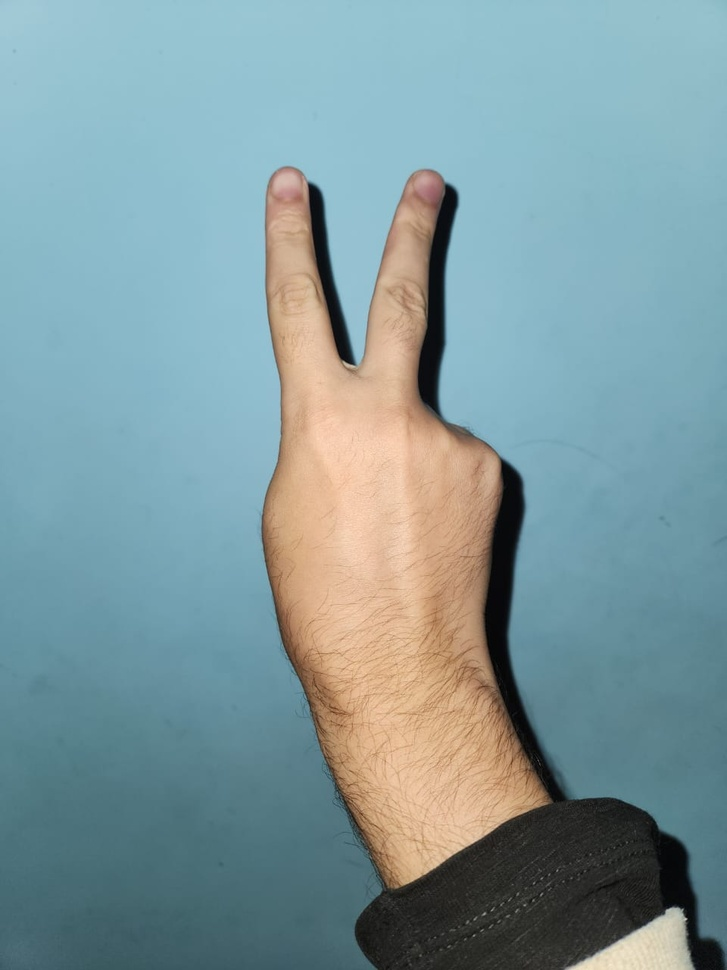
#> input picture gesture-recognition/peace.jpg, 727 x 970 px, shrunk from 960 x 1280 before the run, given in place of the camera
$ python SKExp.py
#> lines starting #> are read from the running program, lines starting #| are printed output that depends on the picture; after the words box and inside, x2 and y2 are one past the last pixel; in counts of white or black regions, pixels touching at a corner belong together
import cv2
import numpy as np
from skimage import measure, morphology, filters
from scipy.spatial import ConvexHull

# Initialize webcam capture
cap = cv2.VideoCapture(0)

# Define region of interest (ROI) for hand detection
x, y, w, h = 100, 100, 200, 200

# Function to detect gesture
def detect_gesture(image):
    # Convert to grayscale for easier processing
    gray = cv2.cvtColor(image, cv2.COLOR_BGR2GRAY)

    # Threshold the image to segment the hand
    thresh = filters.threshold_otsu(gray)
    binary = gray < thresh

    # Remove small objects (noise)
    cleaned = morphology.remove_small_objects(binary, min_size=500)

    # Find contours
    contours = measure.find_contours(cleaned, level=0.5)

    if not contours:
        return "No hand detected", None, None

    largest_contour = max(contours, key=len)
    hull = ConvexHull(largest_contour)

    # Get the hull points
    hull_points = largest_contour[hull.vertices]

    # Find convexity defects (farthest points from the hull)
    defects = []
    for i in range(len(hull_points)):
        start = hull_points[i]
        end = hull_points[(i + 1) % len(hull_points)]
        farthest_idx = np.argmax(np.linalg.norm(largest_contour - (start + end) / 2, axis=1))
        farthest_point = largest_contour[farthest_idx]
        defects.append(farthest_point)

    # Identify fingertips
    fingertips = [point for point in hull_points if is_fingertip(point, defects)]

    # Classify gesture based on fingertip count
    if len(fingertips) == 0:
        return "Fist", largest_contour, hull_points
    elif len(fingertips) == 5:
        return "Open Palm", largest_contour, hull_points
    elif len(fingertips) == 1:
        return classify_single_finger_direction(fingertips[0], largest_contour), largest_contour, hull_points
    elif len(fingertips) == 2:
        return classify_two_finger_gesture(fingertips), largest_contour, hull_points
    elif is_ok_sign(cleaned):
        return "OK Sign", largest_contour, hull_points
    return "Unknown Gesture", largest_contour, hull_points

# Helper functions for gesture analysis
def is_fingertip(point, defects):
    """Check if a point is a fingertip based on distance from defects."""
    for defect in defects:
        if np.linalg.norm(point - defect) < 20:  # Adjust tolerance as needed
            return False
    return True

def classify_single_finger_direction(fingertip, contour):
    """Classify direction of a single finger (up, down, left, right)."""
    y_coords = contour[:, 0]
    x_coords = contour[:, 1]
    if fingertip[0] < np.percentile(y_coords, 10):
        return "Up"
    elif fingertip[0] > np.percentile(y_coords, 90):
        return "Down"
    elif fingertip[1] < np.percentile(x_coords, 10):
        return "Left"
    elif fingertip[1] > np.percentile(x_coords, 90):
        return "Right"

def classify_two_finger_gesture(fingertips):
    """Classify two-finger gestures (peace or devil horns)."""
    x1, y1 = fingertips[0]
    x2, y2 = fingertips[1]
    angle = np.abs(np.arctan2(y2 - y1, x2 - x1) * 180 / np.pi)
    if 30 < angle < 90:
        return "Peace Sign"
    else:
        return "Devil Horns"

def is_ok_sign(binary_image):
    """Detect if the gesture is an OK sign."""
    labeled_image = measure.label(binary_image)
    regions = measure.regionprops(labeled_image)
    for region in regions:
        if region.eccentricity < 0.5 and 100 < region.area < 500:
            return True
    return False

# Start capturing frames from webcam
while True:
    ret, frame = cap.read()
#> frame is the input picture: shape (970, 727, 3); mean B, G, R 158.2, 153.9, 128

    if not ret:
        print("Failed to grab frame")
        break

    # Draw the region of interest rectangle
    cv2.rectangle(frame, (x, y), (x + w, y + h), (0, 255, 0), 2)
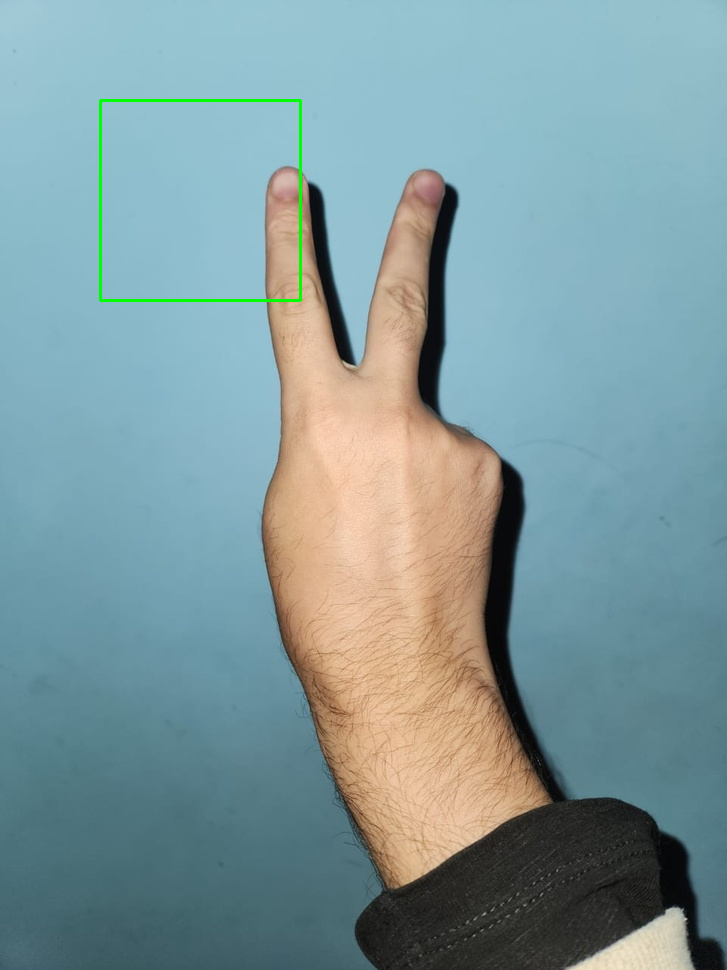
#> frame: shape (970, 727, 3); 0.34% of pixels changed, all inside (x1, y1, x2, y2) = (99, 99, 302, 302)

    # Crop the ROI and detect the gesture
    roi = frame[y:y + h, x:x + w]
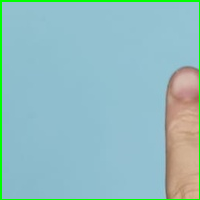
#> roi: shape (200, 200, 3); mean B, G, R 193, 189.7, 145.8
    gesture, contour, hull_points = detect_gesture(roi)
#> in detect_gesture, `gray = cv2.cvtColor(image, cv2.COLOR_BGR2GRAY)`:
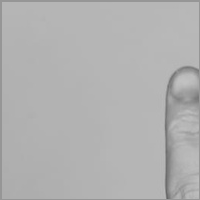
#> gray: shape (200, 200); min 101, max 193, mean 177
#> in detect_gesture, `thresh = filters.threshold_otsu(gray)`: thresh = 163
#> in detect_gesture, `binary = gray < thresh`:
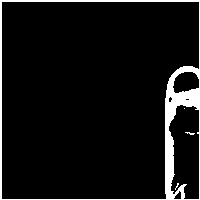
#> binary: shape (200, 200) bool; 7.1% white; 4 white regions (3 under 20 px), largest, box (x1, y1, x2, y2) and area: (0, 0, 200, 200) 2805
#> in detect_gesture, `cleaned = morphology.remove_small_objects(binary, min_size=500)`: cleaned: shape (200, 200) bool; 7% white; 1 white region, box (x1, y1, x2, y2) and area: (0, 0, 200, 200) 2805
#> in detect_gesture, `contours = measure.find_contours(cleaned, level=0.5)`: contours = 6 point arrays, longest 797 points
#> in detect_gesture, `largest_contour = max(contours, key=len)`: largest_contour = 797 pairs, first value 1.5 to 198.5, second value 1.5 to 198.5
#> in detect_gesture, `hull_points = largest_contour[hull.vertices]`: hull_points = [[1.5, 198], [1.5, 2], [2, 1.5], [198, 1.5], [198.5, 2], [198.5, 165], [198, 165.5], [68, 198.5], [2, 198.5]]
#> the loop in detect_gesture, `for i in range(len(hull_points)):` made 9 passes
#> (start, end, farthest_idx, farthest_point) on passes 1 to 9: ([1.5, 198], [1.5, 2], 632, [198.5, 2]), ([1.5, 2], [2, 1.5], 795, [198.5, 165]), ([2, 1.5], [198, 1.5], 237, [2, 198.5]), ([198, 1.5], [198.5, 2], 237, [2, 198.5]), ([198.5, 2], [198.5, 165], 238, [1.5, 198]), ([198.5, 165], [198, 165.5], 434, [1.5, 2]), ([198, 165.5], [68, 198.5], 435, [2, 1.5]), ([68, 198.5], [2, 198.5], 631, [198, 1.5]), ([2, 198.5], [1.5, 198], 631, [198, 1.5])
#> after the loop in detect_gesture, `for i in range(len(hull_points)):`: defects = [[198.5, 2], [198.5, 165], [2, 198.5], [2, 198.5], [1.5, 198], [1.5, 2], [2, 1.5], [198, 1.5], [198, 1.5]]
#> the loop in is_fingertip, `for defect in defects:` made 3 passes
#> the loop in is_fingertip, `for defect in defects:` made 6 passes
#> the loop in is_fingertip, `for defect in defects:` made 1 pass
#> the loop in is_fingertip, `for defect in defects:` made 2 passes
#> in detect_gesture, `fingertips = [point for point in hull_points if is_fingertip(point, de..`: fingertips = [[68, 198.5]]
#> in classify_single_finger_direction, `y_coords = contour[:, 0]`: y_coords = 797 values, max 198.5 at index 632, min 1.5 at index 238, mean 94.66
#> in classify_single_finger_direction, `x_coords = contour[:, 1]`: x_coords = 797 values, max 198.5 at index 171, min 1.5 at index 435, mean 95.51
#> gesture = 'Right'; contour has the same summary as largest_contour in detect_gesture

    # Annotate the frame with the detected gesture
    cv2.putText(frame, f"Gesture: {gesture}", (10, 50), cv2.FONT_HERSHEY_SIMPLEX, 1, (0, 255, 0), 2)
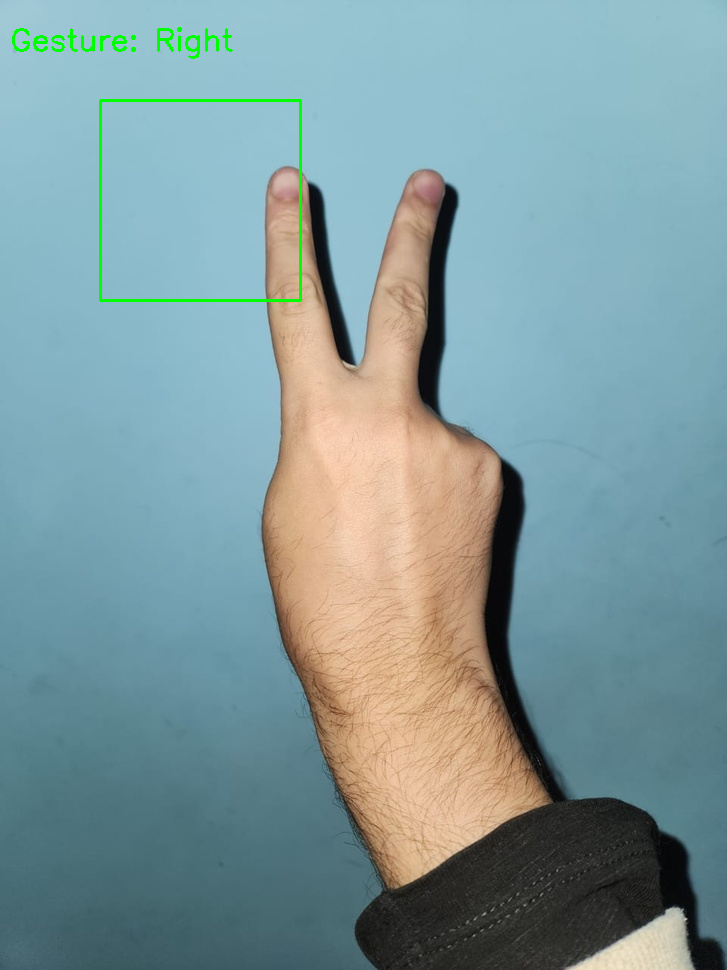
#> frame: shape (970, 727, 3); 0.22% of pixels changed, all inside (x1, y1, x2, y2) = (12, 27, 233, 59)

    # Draw the convex hull
    if hull_points is not None:
        hull_points = np.int32(hull_points)
#> hull_points = [[1, 198], [1, 2], [2, 1], [198, 1], [198, 2], [198, 165], [198, 165], [68, 198], [2, 198]]
        for point in hull_points:
            cv2.circle(frame, tuple(point), 5, (0, 0, 255), -1)
#> this loop made 9 passes
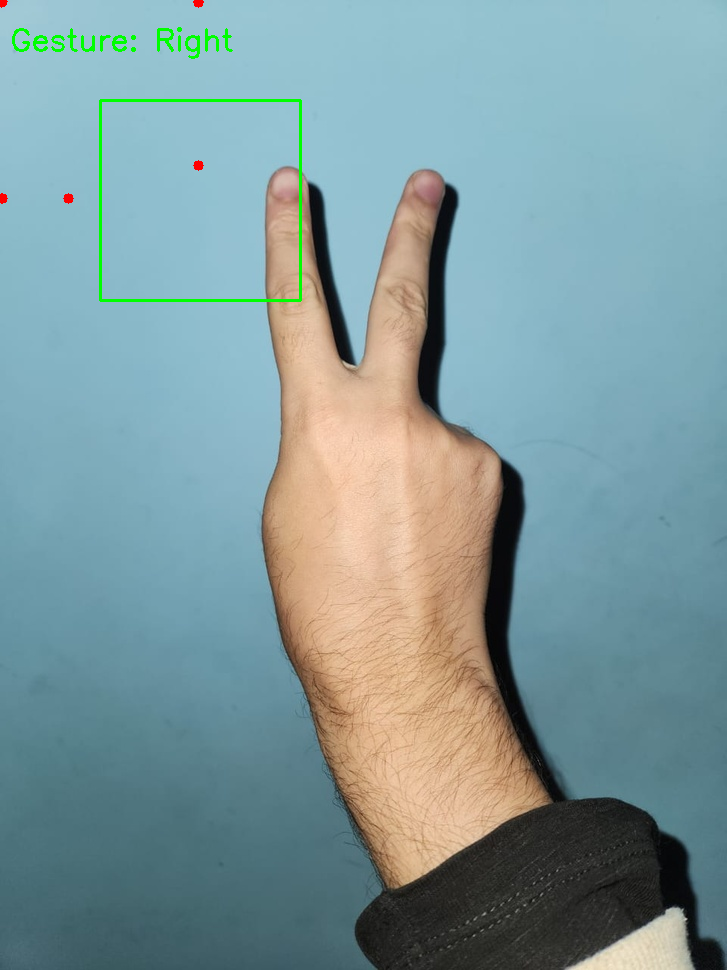
#> frame: shape (970, 727, 3); 0.05% of pixels changed, all inside (x1, y1, x2, y2) = (0, 0, 204, 204)

    # Draw the contour using cv2.drawContours to handle orientation automatically
    if contour is not None:
        contour = np.int32(contour)
#> contour = 797 pairs, first value 1 to 198, second value 1 to 198
        cv2.drawContours(frame, [contour], -1, (255, 0, 0), 2)
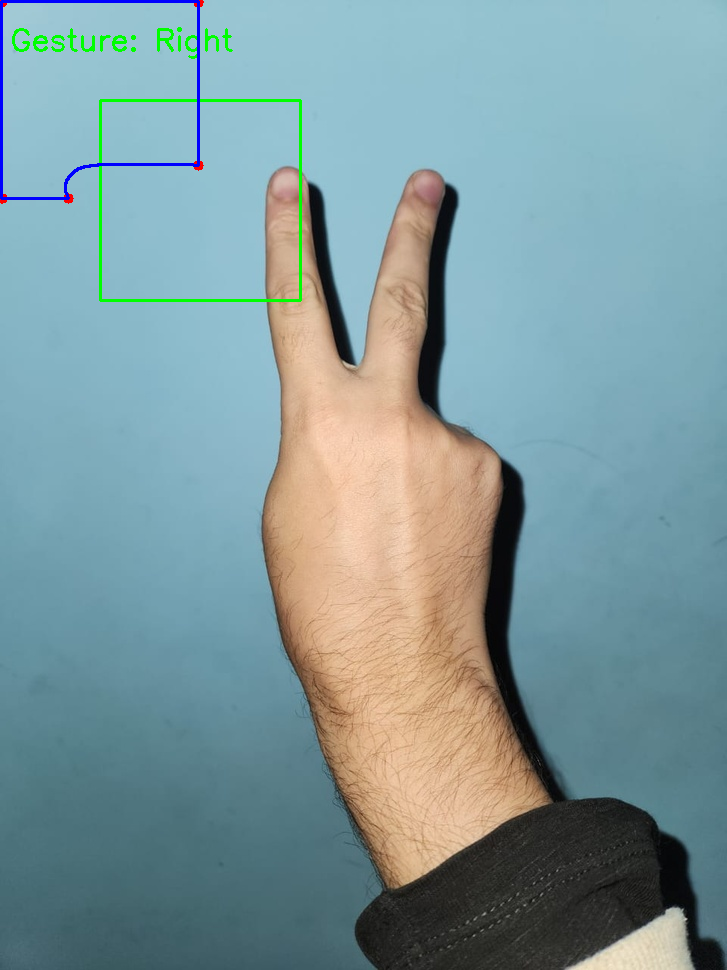
#> frame: shape (970, 727, 3); 0.33% of pixels changed, all inside (x1, y1, x2, y2) = (0, 0, 200, 200)

    # Show the image with defects and hull
    cv2.imshow("Frame with Defects and Hull", frame)

    # Exit on 'q' key
    if cv2.waitKey(1) & 0xFF == ord('q'):
#> (key q is pressed here)
        break

# Release the capture and close all OpenCV windows
cap.release()
cv2.destroyAllWindows()
